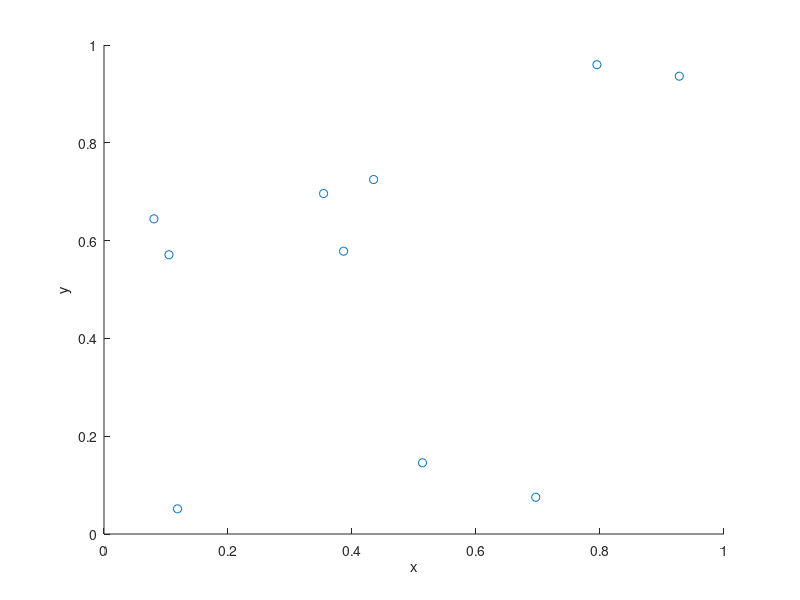

Reproduce this figure in MATLAB.
% Simulate a binomial point process on a unit square.
% Author: H. Paul Keeler, 2018.
% Website: hpaulkeeler.com
% Repository: github.com/hpaulkeeler/posts

numbPoints=10; %number of points

%Simulate binomial point process
xx=rand(numbPoints,1);%x coordinates of Poisson points
yy=rand(numbPoints,1);%y coordinates of Poisson points

%Plotting
scatter(xx,yy);
xlabel('x');ylabel('y');
